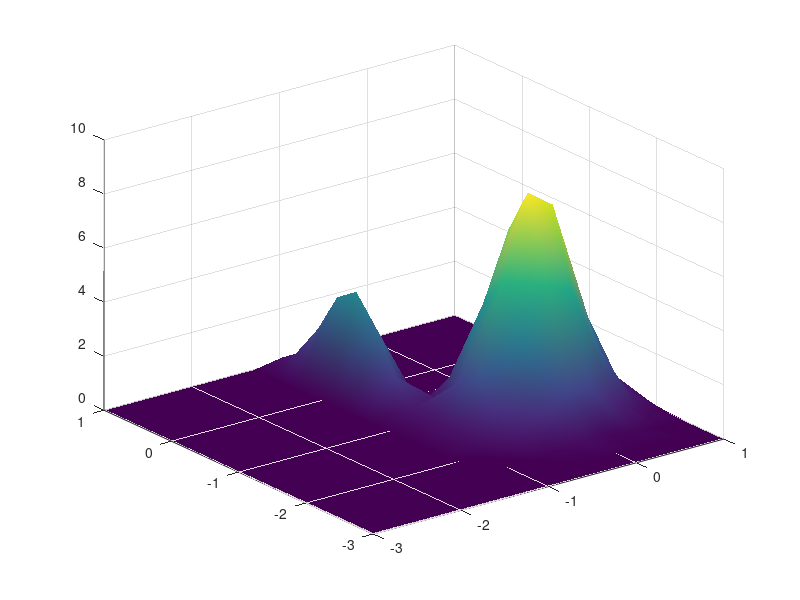

MATLAB code to generate this figure: (Note: this script raises an error after producing the figure.)
clear all;
tic

% generation of the simulated 2D data set
% first: generation of the 2D distribution and then from this distribution: generation of the multiexponentiel 2D data set
sig1a = 0.1;
sig2a = 0.1;
mu1a = 0.5;
mu2a = 0.5;
ampa = 30

sig1b = 0.2;
sig2b = 0.3;
mu1b = 0.2;
mu2b = 0.2;
ampb = 0;

ig1a = 0.9;
sig2a = 1;
mu1a = 0.08;
mu2a = 0.8;
ampa = 30

sig1b = 0.9;
sig2b = 0.8;
mu1b = 0.9;
mu2b = 0.03;
ampb = 40;


T1st = 15;
T2st = 15;
pT1 = 4/(T1st-1);
pT2 = 4/(T2st-1);
T1vl = -3:pT1:1;
T2vl = -3:pT2:1;
T1v = exp(T1vl*log(10));
T2v = exp(T2vl*log(10));
[a,T1s] = size(T1v);
[a,T2s] = size(T2v);

for T1 = 1 : T1s
        distribution(:,T1) = ampa*(1/(sig1a*sqrt(2*pi)))*(1/(sig2a*sqrt(2*pi)))*exp((-(log(T1v(T1))-log(mu1a))^2/(2*(sig1a^2)))-((log(T2v')-log(mu2a)).^2/(2*(sig2a^2)))) + ampb*(1/(sig1b*sqrt(2*pi)))*(1/(sig2b*sqrt(2*pi)))*exp((-(log(T1v(T1))-log(mu1b))^2/(2*(sig1b^2)))-((log(T2v')-log(mu2b)).^2/(2*(sig2b^2))));
end

figure;
if T1s ~= 1
     size(distribution)
     T1st = 32;
     T2st = 32;
     pT1 = 4/(T1st-1);
     pT2 = 4/(T2st-1);
     XI = -3:pT1:1;
     YI = -3:pT2:1;
     distributioni = interp2(T1vl',T2vl,distribution,XI',YI,'cubic');
    surf(T1vl,T2vl,distribution)
    shading interp
    axis([T1vl(1),T1vl(T1st),T2vl(1),T2vl(T2st)])
    set(gcf,'Renderer','zbuffer')
    colorbar
else
    semilogx(T2v,distribution)
end

savefile = ['distribution3' 'm.fig'];
saveas(gcf,savefile)
savefile = ['distribution3' 'm.jpg'];
saveas(gcf,savefile)

figure
surf(T1vl,T2vl,distribution)
shading interp
set(gcf,'Renderer','zbuffer');
axis([T1vl(1),T1vl(T1st),T2vl(1),T2vl(T2st)])
set(gca,'visible','off');
savefile = ['distribution3' 'm.avi'];
mov = avifile(savefile, 'quality',100)
F = getframe(gca);
mov = addframe(mov,F);
for i=1:3:90
    camorbit(-0.3,-2.2,'data',[0 0.5 1])
    drawnow
    F = getframe(gca);
    mov = addframe(mov,F);
end
mov = close(mov);




toc

% data set generation
% nbtm1 = 30;
% nbtm2 = 30;
% pastm1 = 
tm1 = 0.01 : 0.03 : 10;
tm2 = 0.01 : 0.03 : 10;
[a,tm1s] = size(tm1);
[a,tm2s] = size(tm2);
data = zeros(tm2s,tm1s);
for t1 = 1 : tm1s
    for t2 = 1 : tm2s
        data(t2,t1) = sum(sum((distribution*exp(-tm2(t2)./T2v')).*exp(-tm1(t1)./T1v')));
    end
end
data = data';
tm1 = tm1'
tm2 = tm2'
save tm1.test tm1 -ascii
save tm2.test tm2 -ascii
save data.test data -ascii

% save temp.dat A -ascii

ampmax = max(max(data));
bruit = ampmax/200*randn(tm2s,tm1s);
data = data + bruit;
times = 1;

tm1
size(tm1)
tm1i = interp1(1:tm1s,tm1,1:1/times:tm1s); 
[nimportequoi,tm1is] = size(tm1i)

tm2
size(tm2)
tm2i = interp1(1:tm2s,tm2,1:1/times:tm2s); 
[nimportequoi,tm2is] = size(tm2i)

size(data)
data = interp2((1:tm1s)',(1:tm2s),data,(1:1/times:tm1s)',(1:1/times:tm2s),'nearst');
size(data)


% tm2i = tm2;
% tm1i = tm1;
% tm1is = tm1s;
% tm2is = tm2s;

figure;
if T1s ~= 1
    surf(tm1i,tm2i,data)
    axis([tm1i(1),tm1i(tm1is),tm2i(1),tm2i(tm2is)])
    shading interp
    colorbar
else
    plot(tm2,data)
end
toc

% determination of the parameters of the nnlsrelax algorithm
% definition of the min and max relaxation times for the two dimensions "Ta" "Tb"
% that will be defined in the E matrix

Tamin = 0.001;
Tamax = 10;
Tamm = [Tamin Tamax];      % Ta min and max
stepsa = 15;
Tbmin = 0.001;
Tbmax = 10;
Tbmm = [Tbmin Tbmax];
stepsb = 15;
alpha = 1e12;   %10e7
beta = -1;
orient = 'b'; % 'h' for horizontal, 'v' for vertical and 'b' for both directions

if stepsb == 1
    Tbmin = 1;
    Tbmax = 1;
end

timea = tm1i;
timeb = tm2i;
% NNLS with smoothing computation on the 2d data set
[spectrum,taua,taub,chisq,compte]=upnnlsmooth3Dsvd(data,timea,timeb,Tamm,stepsa,Tbmm,stepsb,alpha,beta,orient);
chisq

%elapse time of the computation
toc

taulb = log10(taub);
stb = size(taulb)
taula = log10(taua);
sta = size(taula)
figure;
if stepsb ~= 1
%     T1st = 32;
%     T2st = 32;
%     pT1 = 4/(T1st-1);
%     pT2 = 4/(T2st-1);
%     XI = -3:pT1:1;
%     YI = -3:pT2:1;
%     spectrumi = interp2(taulb',taula,spectrum,XI',YI,'spline');
XI = taula
YI = taulb
spectrumi = spectrum
    surf(XI,YI,spectrumi);
    shading interp
    set(gcf,'Renderer','zbuffer')
    colorbar
    axis([XI(1),XI(sta(2)),YI(1),YI(stb(2))])
else
    semilogx(taua,spectrum,'r')
    hold on
    semilogx(T2v,distribution)
    hold off;
end

